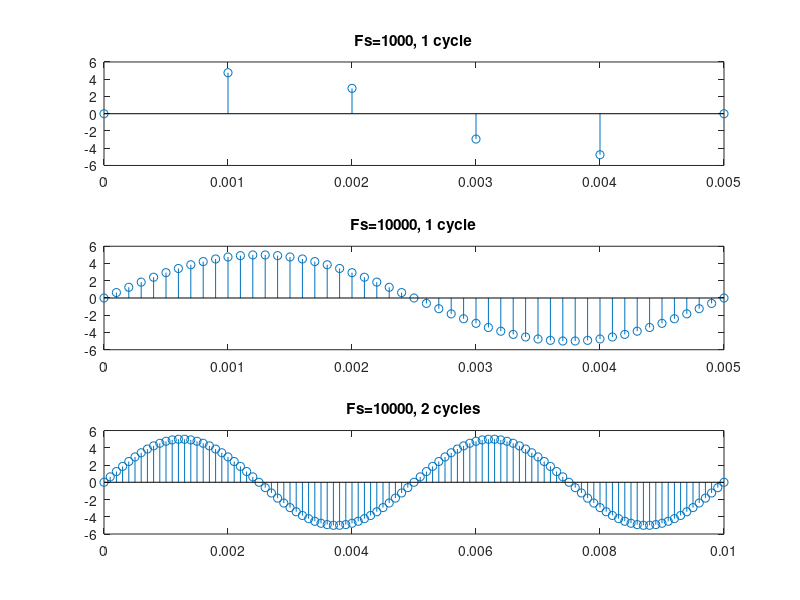

The MATLAB source for this figure:
clc; clear; close all;
f = 200;
Fs = 1000; t = 0:1/Fs:1/f; % 1 period
subplot(3,1,1); stem(t,5*sin(2*pi*f*t)); title('Fs=1000, 1 cycle');
Fs = 10000; t = 0:1/Fs:1/f;
subplot(3,1,2); stem(t,5*sin(2*pi*f*t)); title('Fs=10000, 1 cycle');
t = 0:1/Fs:2/f; % 2 periods
subplot(3,1,3); stem(t,5*sin(2*pi*f*t)); title('Fs=10000, 2 cycles');
